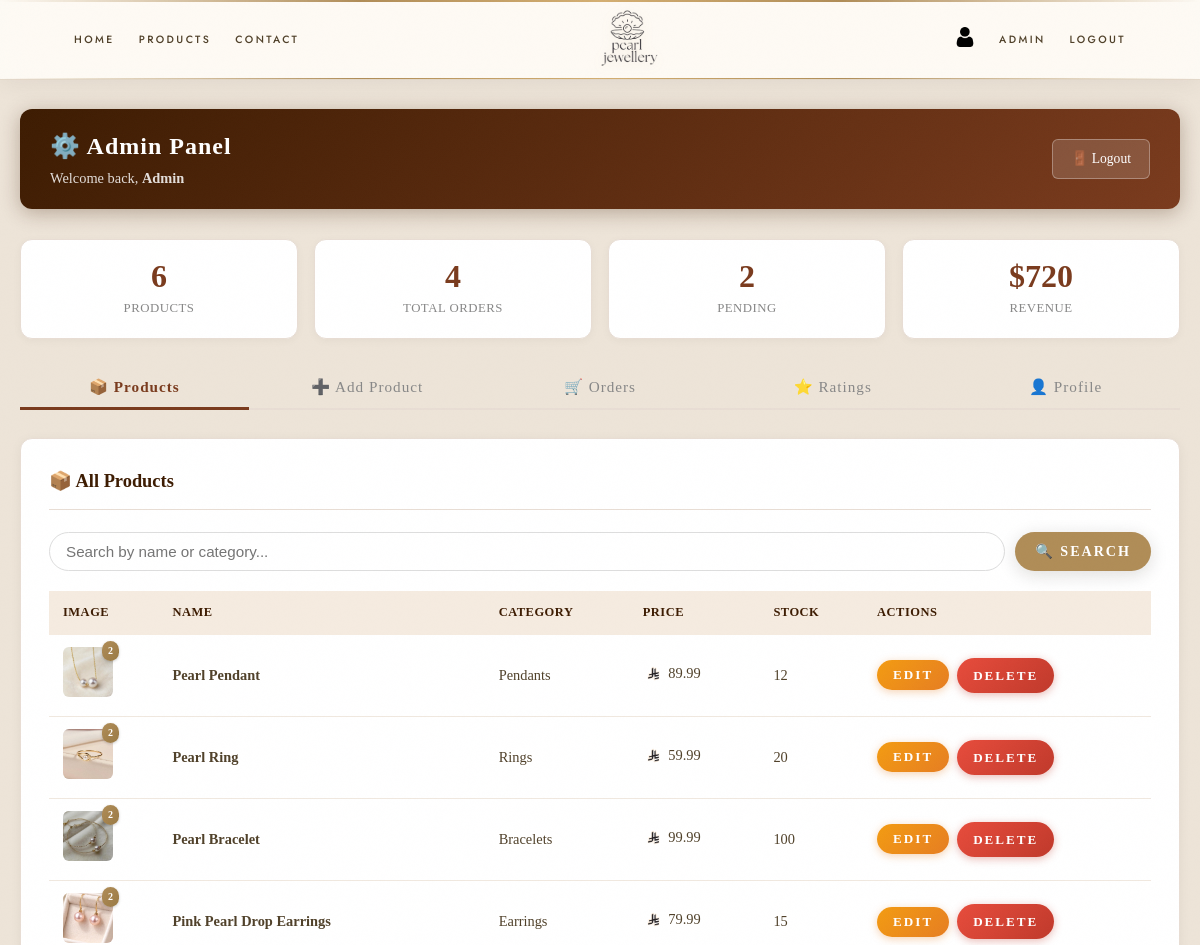
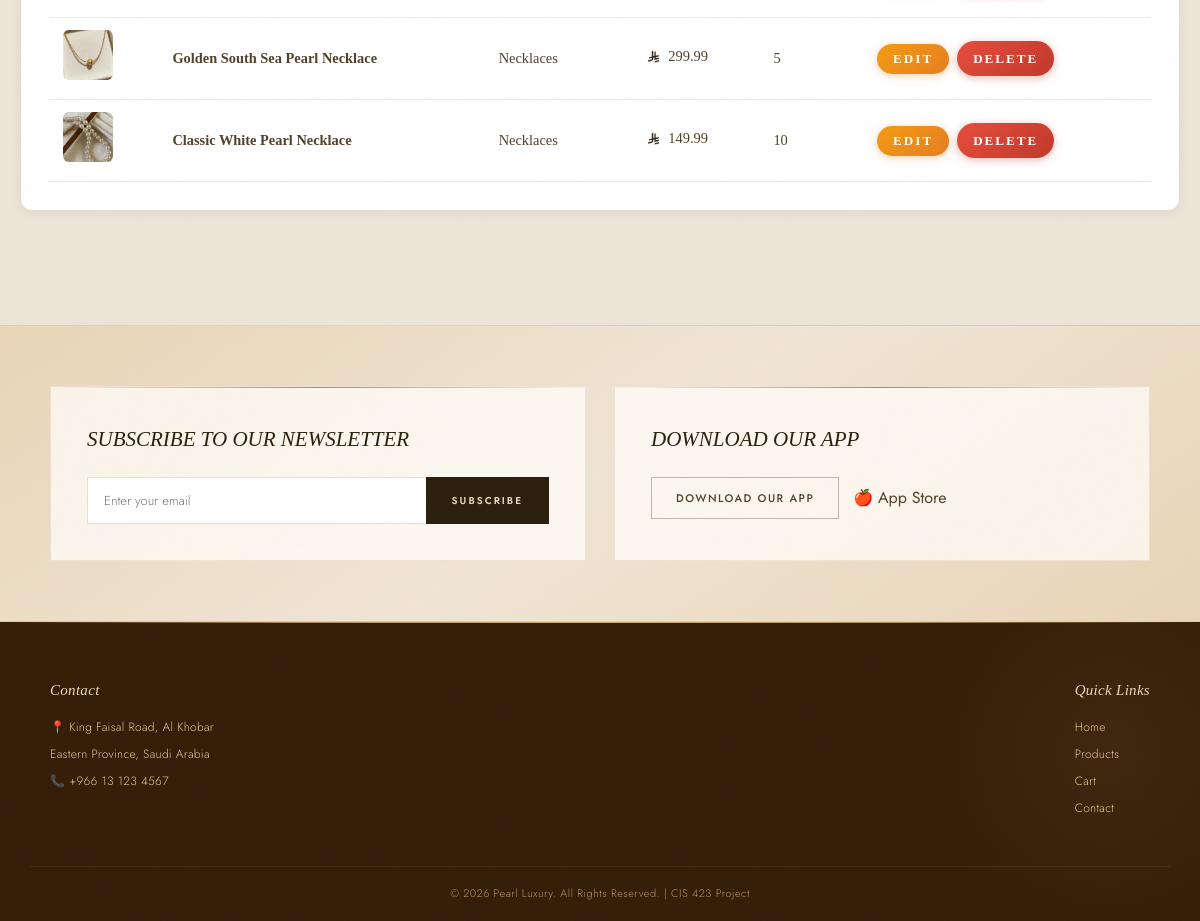
Page /admin_panel.php (signed in) on the committed database (2 pictures, top to bottom).
### tables this page shows
CREATE TABLE IF NOT EXISTS products (
  product_id int NOT NULL AUTO_INCREMENT,
  name varchar(150) NOT NULL,
  description longtext,
  price decimal(10,2) NOT NULL,
  image varchar(255),
  category varchar(100) DEFAULT 'Pearl Jewelry',
  stock int DEFAULT 0,
  material varchar(100) DEFAULT 'Genuine Freshwater Pearl',
  metal varchar(100) DEFAULT 'Sterling Silver 925',
  authenticity varchar(200) DEFAULT 'Certified Genuine • 100% Authentic',
  dimensions varchar(100),
  weight varchar(50),
  pearl_size varchar(50) DEFAULT '8-10mm',
  care_instructions longtext,
  created_at timestamp DEFAULT CURRENT_TIMESTAMP,
  added_by int DEFAULT NULL,
  PRIMARY KEY (product_id),
  KEY idx_name (name),
  KEY idx_category (category),
  KEY idx_price (price),
  KEY added_by (added_by),
  FOREIGN KEY (added_by) REFERENCES admins (admin_id) ON DELETE SET NULL
);

### admin_panel.php (the view, shortened to what this page needs)
<?php
include 'db.php';
include_once 'currency_helper.php';
$search = isset($_GET['search']) ? $_GET['search'] : '';
try {
    if ($search) {
        $sql = "SELECT * FROM products WHERE name LIKE :search OR category LIKE :search ORDER BY product_id DESC";
        $productsStmt = $pdo->prepare($sql);
        $productsStmt->bindValue(':search', '%' . $search . '%');
        $productsStmt->execute();
    } else {
        $productsStmt = $pdo->query("SELECT * FROM products ORDER BY product_id DESC");
    }
}
catch (PDOException $e) {
    die($e->getMessage());
}
$activeTab = isset($_GET['tab']) ? $_GET['tab'] : 'products';
include 'includes/header.php';
?>
<div class="admin-wrapper">
    <div class="admin-topbar">
        <div>
            <h1>⚙️ Admin Panel</h1>
            <span>Welcome back, <strong><?php echo htmlspecialchars($_SESSION['admin_name'] ?? 'Admin'); ?></strong></span>
        </div>
        <a href="logout.php" class="btn-logout">🚪 Logout</a>
    </div>
    <?php
    try {
        $totalProducts = $pdo->query("SELECT COUNT(*) FROM products")->fetchColumn();
        $tableCheck   = $pdo->query("SHOW TABLES LIKE 'orders'");
        $ordersExist  = $tableCheck->rowCount() > 0;
        $totalOrders   = $ordersExist ? $pdo->query("SELECT COUNT(*) FROM orders")->fetchColumn() : 0;
        $pendingOrders = $ordersExist ? $pdo->query("SELECT COUNT(*) FROM orders WHERE status='Pending'")->fetchColumn() : 0;
        $totalRevenue  = $ordersExist ? ($pdo->query("SELECT COALESCE(SUM(total_amount),0) FROM orders")->fetchColumn() ?? 0) : 0;
    }
    catch (PDOException $e) {
        die($e->getMessage());
    }
    ?>
    <div class="stats-row">
        <div class="stat-card"><div class="stat-num"><?php echo $totalProducts; ?></div><div class="stat-label">Products</div></div>
        <div class="stat-card"><div class="stat-num"><?php echo $totalOrders; ?></div><div class="stat-label">Total Orders</div></div>
        <div class="stat-card"><div class="stat-num"><?php echo $pendingOrders; ?></div><div class="stat-label">Pending</div></div>
        <div class="stat-card"><div class="stat-num">$<?php echo number_format($totalRevenue, 0); ?></div><div class="stat-label">Revenue</div></div>
    </div>
    <div class="admin-tabs">
        <button class="tab-btn <?php echo $activeTab=='products'?'active':''; ?>" onclick="switchTab('products', this)">📦 Products</button>
        <button class="tab-btn <?php echo $activeTab=='add'?'active':''; ?>"      onclick="switchTab('add', this)">➕ Add Product</button>
        <button class="tab-btn <?php echo $activeTab=='orders'?'active':''; ?>"   onclick="switchTab('orders', this)">🛒 Orders</button>
        <button class="tab-btn <?php echo $activeTab=='ratings'?'active':''; ?>"  onclick="switchTab('ratings', this)">⭐ Ratings</button>
        <button class="tab-btn <?php echo $activeTab=='profile'?'active':''; ?>"  onclick="switchTab('profile', this)">👤 Profile</button>
    </div>
    <div id="tab-products" class="tab-panel <?php echo $activeTab=='products'?'active':''; ?>">
    <div class="card">
        <h2>📦 All Products</h2>
        <form method="GET" class="search-bar">
            <input type="text" name="search" placeholder="Search by name or category..." value="<?php echo htmlspecialchars($search); ?>">
            <button type="submit" class="btn btn-primary">🔍 Search</button>
        </form>
        <?php
        $products = $productsStmt->fetchAll();
        if (count($products) > 0): ?>
        <table class="data-table">
            <thead><tr><th>Image</th><th>Name</th><th>Category</th><th>Price</th><th>Stock</th><th>Actions</th></tr></thead>
            <tbody>
            <?php foreach ($products as $prod): ?>
                <?php
                $prodImgs   = array_values(array_filter(array_map('trim', explode(',', $prod['image']))));
                $firstImg   = !empty($prodImgs) ? $prodImgs[0] : '';
                $imgCount   = count($prodImgs);
                ?>
            <tr>
                <td>
                    <div style="position:relative; display:inline-block;">
                        <img src="images/<?php echo htmlspecialchars($firstImg); ?>" onerror="this.src='https://via.placeholder.com/50x50/f5ebe0/b08d57?text=P'">
                        <?php if ($imgCount > 1): ?>
                            <span class="img-count-badge"><?php echo $imgCount; ?></span>
                        <?php endif; ?>
                    </div>
                </td>
                <td><strong><?php echo htmlspecialchars($prod['name']); ?></strong></td>
                <td><?php echo htmlspecialchars($prod['category'] ?? '—'); ?></td>
                <td><?php echo formatPrice($prod['price']); ?></td>
                <td><?php echo intval($prod['stock']); ?></td>
                <td>
                    <div class="action-cell">
                        <button class="btn btn-warning btn-sm"
                                onclick='openEditModal(<?php echo json_encode([
                                    "id"          => intval($prod["product_id"]),
                                    "name"        => $prod["name"],
                                    "description" => $prod["description"],
                                    "price"       => floatval($prod["price"]),
                                    "stock"       => intval($prod["stock"]),
                                    "category"    => $prod["category"] ?? "",
                                    "images"      => $prodImgs
                                ], JSON_HEX_APOS | JSON_HEX_QUOT); ?>)'>Edit</button>
                        <a href="admin_panel.php?delete_id=<?php echo $prod['product_id']; ?>&tab=products" class="btn btn-danger btn-sm" onclick="return confirm('Delete this product?')">Delete</a>
                    </div>
                </td>
            </tr>
            <?php endforeach; ?>
            </tbody>
        </table>
        <?php else: ?>
            <p style="color:#888; text-align:center; padding:30px;">No products found.</p>
        <?php endif; ?>
    </div>
    </div>
<?php include 'includes/footer.php'; ?>

### currency_helper.php (shortened to what this page needs)
<?php
function formatPrice($amount, $decimals = 2) {
    $formatted = number_format($amount, $decimals);
    return '<span class="price-with-sar"><img src="images/SAR.webp" alt="SAR" class="currency-icon" title="Saudi Riyal">' . $formatted . '</span>';
}
?>

### admin_panel.php (style rules this page uses)
.admin-wrapper { max-width: 1200px; margin: 30px auto; padding: 0 20px 60px; font-family: 'Georgia', serif; }
.admin-topbar { background: linear-gradient(135deg, #3d1c02, #7a3b1e); color: #fff; padding: 18px 30px; border-radius: 12px; display: flex; justify-content: space-between; align-items: center; margin-bottom: 30px; box-shadow: 0 4px 20px rgba(61,28,2,0.3); }
.admin-topbar h1 { margin: 0; font-size: 1.5rem; letter-spacing: 1px; }
.admin-topbar span { font-size: 0.9rem; opacity: 0.85; }
.btn-logout { background: rgba(255,255,255,0.15); color: #fff; border: 1px solid rgba(255,255,255,0.3); padding: 8px 18px; border-radius: 6px; text-decoration: none; font-size: 0.85rem; transition: background 0.2s; }
.admin-tabs { display: flex; gap: 4px; margin-bottom: 28px; border-bottom: 2px solid #e8ddd4; }
.tab-btn { padding: 11px 24px; background: none; border: none; border-bottom: 3px solid transparent; margin-bottom: -2px; cursor: pointer; font-size: 0.95rem; color: #888; font-family: 'Georgia', serif; transition: all 0.2s; }
.tab-btn.active { color: #7a3b1e; border-bottom-color: #7a3b1e; font-weight: bold; }
.tab-panel { display: none; }
.tab-panel.active { display: block; }
.card { background: #fff; border: 1px solid #e8ddd4; border-radius: 12px; padding: 28px; margin-bottom: 24px; box-shadow: 0 2px 12px rgba(0,0,0,0.05); }
.card h2 { margin: 0 0 22px; font-size: 1.15rem; color: #3d1c02; padding-bottom: 12px; border-bottom: 1px solid #e8ddd4; }
.img-count-badge { position: absolute; top: -6px; right: -6px; background: linear-gradient(135deg, #b08d57, #9a7a45); color: #fff; font-size: 10px; padding: 2px 6px; border-radius: 10px; font-weight: bold; box-shadow: 0 1px 3px rgba(0,0,0,0.2); }
.btn { padding: 9px 20px; border: none; border-radius: 22px; cursor: pointer; font-size: 0.88rem; font-weight: 600; font-family: inherit; text-decoration: none; display: inline-block; transition: all 0.2s ease; }
.btn-primary { background: #b08d57; color: #fff; }
.btn-warning { background: linear-gradient(135deg, #f39c12, #e67e22); color: #fff; box-shadow: 0 2px 8px rgba(230,126,34,0.35); }
.btn-danger { background: linear-gradient(135deg, #e74c3c, #c0392b); color: #fff; box-shadow: 0 2px 8px rgba(192,57,43,0.35); }
.btn-sm { padding: 7px 16px; font-size: 0.82rem; }
.search-bar { display: flex; gap: 10px; margin-bottom: 20px; }
.search-bar input { flex: 1; padding: 10px 16px; border: 1px solid #ddd; border-radius: 22px; font-size: 0.95rem; }
.stats-row { display: grid; grid-template-columns: repeat(4, 1fr); gap: 16px; margin-bottom: 28px; }
.stat-card { background: #fff; border: 1px solid #e8ddd4; border-radius: 12px; padding: 20px; text-align: center; box-shadow: 0 2px 8px rgba(0,0,0,0.04); }
.stat-card .stat-num { font-size: 2rem; font-weight: bold; color: #7a3b1e; line-height: 1; }
.stat-card .stat-label { font-size: 0.8rem; color: #888; text-transform: uppercase; letter-spacing: 0.5px; margin-top: 6px; }
.data-table { width: 100%; border-collapse: collapse; font-size: 0.9rem; }
.data-table th { background: #f5ebe0; color: #3d1c02; padding: 12px 14px; text-align: left; font-size: 0.78rem; text-transform: uppercase; letter-spacing: 0.5px; }
.data-table td { padding: 12px 14px; border-bottom: 1px solid #f0e8df; vertical-align: middle; }
.data-table img { width: 50px; height: 50px; object-fit: cover; border-radius: 6px; }
.action-cell { display: flex; gap: 8px; align-items: center; flex-wrap: nowrap; }

### rows in the picture
products: shows a picture, image "2", name "Pearl Pendant", category "Pendants", price "89.99", stock "12"
products: shows a picture, image "2", name "Pearl Ring", category "Rings", price "59.99", stock "20"
products: shows a picture, image "2", name "Pearl Bracelet", category "Bracelets", price "99.99", stock "100"
products: shows a picture, image "2", name "Pink Pearl Drop Earrings", category "Earrings", price "79.99", stock "15"
products: image (picture), name "Golden South Sea Pearl Necklace", category "Necklaces", price "299.99", stock "5"
products: image (picture), name "Classic White Pearl Necklace", category "Necklaces", price "149.99", stock "10"

### other values in the picture
$_SESSION['admin_name'] "Admin"
$totalProducts "6"
$totalOrders "4"
$pendingOrders "2"
$totalRevenue "720"
